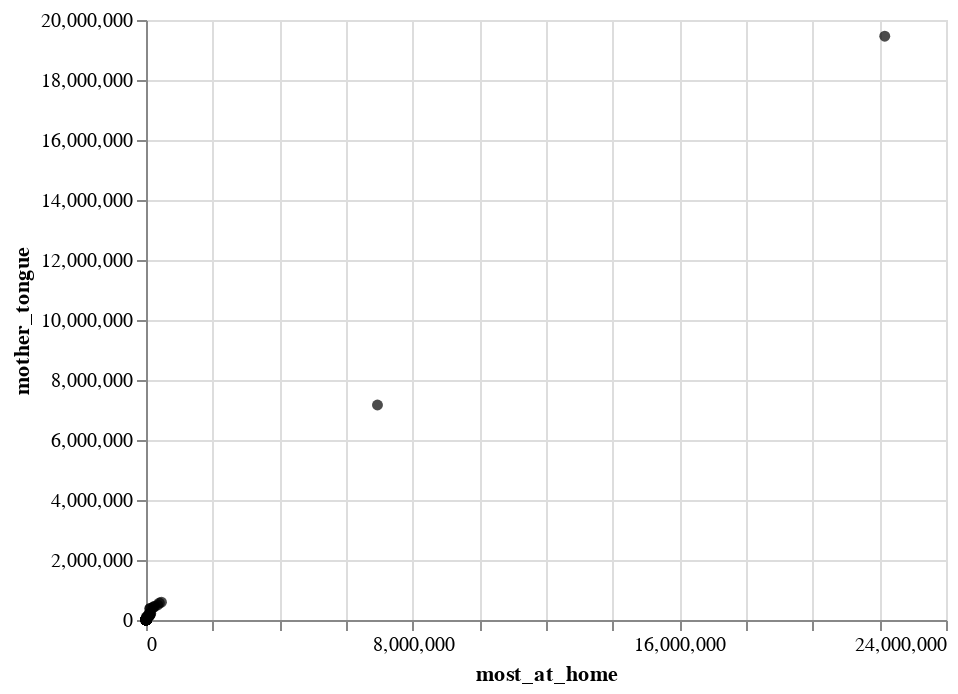

The notebook cell this image was saved under:
### Code cell
glue('can_lang_plot', can_lang_plot, display=True)

### Figure 1 — Vega-Lite specification as saved in the notebook (floating-point values rounded to 4 significant figures; data arrays with more than 128 entries replaced by an {"elided": "..."} marker saying what was removed)
{"config": {"view": {"continuousWidth": 400, "continuousHeight": 300}}, "data": {"name": "data-dcb20ba64ca1427efa64f993b8a66413"}, "mark": {"type": "circle", "color": "black"}, "encoding": {"x": {"field": "most_at_home", "type": "quantitative"}, "y": {"field": "mother_tongue", "type": "quantitative"}}, "$schema": "https://vega.github.io/schema/vega-lite/v4.17.0.json", "datasets": {"data-dcb20ba64ca1427efa64f993b8a66413": {"elided": "211 records"}}}
